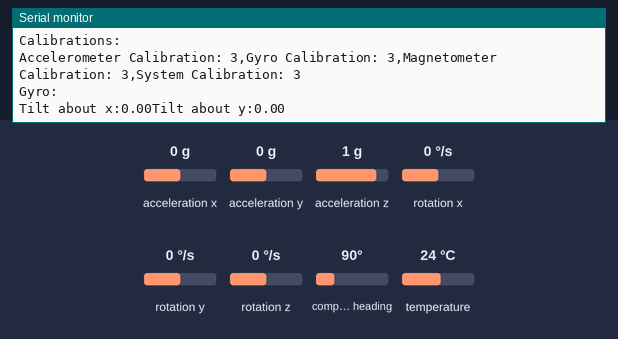
The sketch below on a simulated Arduino Uno, built with avr-gcc and run on an emulated ATmega328P. Parts: the last lines printed to the serial monitor. The inputs (shaded band) are chosen by the test bench; at power-on: rotation x 0 °/s, rotation y 0 °/s, rotation z 0 °/s, acceleration x 0 g, acceleration y 0 g, acceleration z 1 g, compass heading 90°, temperature 24 °C.

Above: at 2.2 s.
2.3 s: rotation x set to -192 °/s
At 3.0 s:
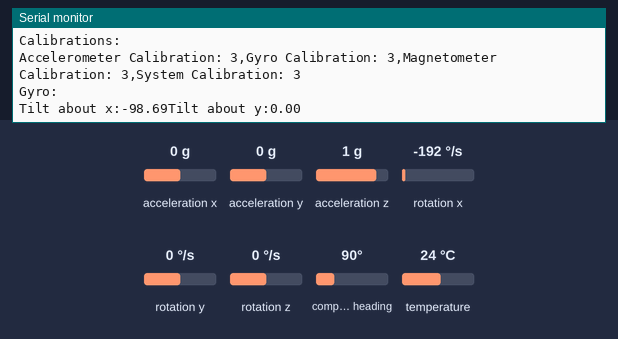
3.8 s: rotation y set to -192 °/s
At 4.5 s:
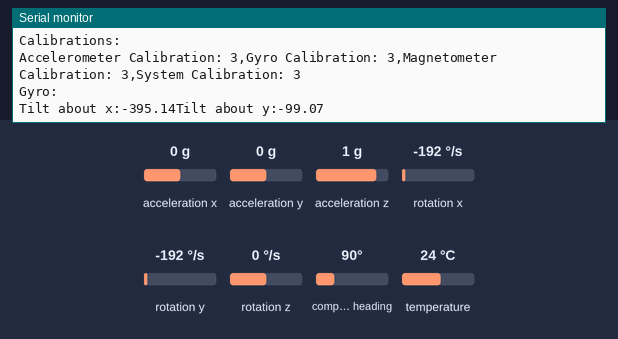
5.3 s: rotation z set to -192 °/s
At 6.1 s:
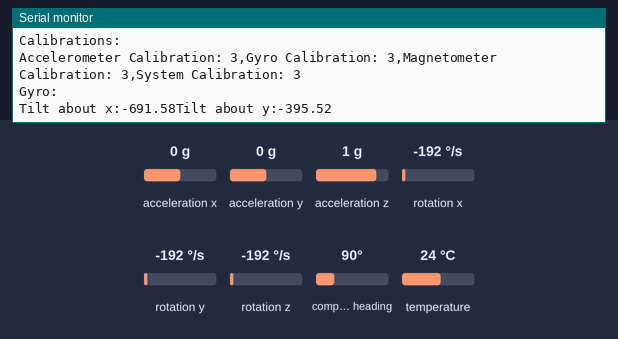
Timing chart, 0 to 8.3 s (numbered marks = the images above; inputs shaded):
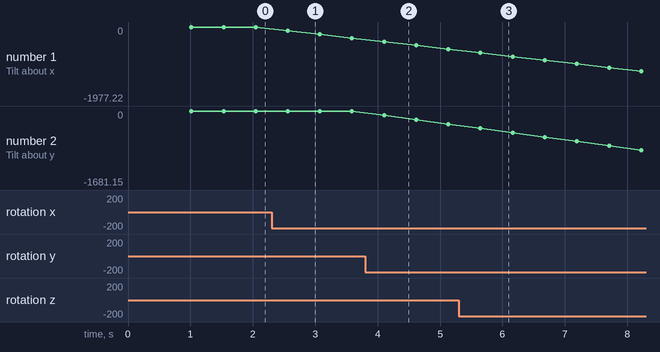

Measured:
- after the input at 2.3 s, the serial monitor: prints a new line after 0.25 s (image 1)
- after the input at 3.8 s, the serial monitor: prints a new line after 0.29 s (image 2)
- after the input at 5.3 s, the serial monitor: prints a new line after 0.33 s (image 3)
- plotted number 1: 0 → -296.06 after the input at 2.3 s, -296.06 → -592.7 after the input at 3.8 s, -592.7 → -1977.22 after the input at 5.3 s
- plotted number 2: 0 → -296.64 after the input at 3.8 s, -296.64 → -1681.15 after the input at 5.3 s

The sketch:

Gyroscope.ino
```cpp
/*
  The low pass filter approach to filtering out vibration worked, but it made our
  sensor quite sluggish. Using oNLY an accelerometer this is about as good as we can make
  it. In this sketch we will turn on the gyro to measure angular velocity around our
  x, y, and z axis.

  Look at the behavior of the gyro over time after moving about an axis. Notice the accumulation of
  error, the drift that occurs when using this sensor.

  We need a quick sensor and one that is not subject to accumulation of error. Right now we have an
  accelerometer which is not subject to the accumulation of error, but it is quite slow. We also
  have a gyro here that is very fast but accumulates error and drifts away from anything meaningful
  over time.

  How can we get the best of both sensors?
*/
#include <Wire.h>
#include <Adafruit_Sensor.h>
#include <Adafruit_BNO055.h>
#include <utility/imumaths.h>
#include <math.h>

#define BNO055_SAMPLERATE_DELAY_MS 500 //sample every 100ms, change as needed
#define GRAVITY 9.8
#define RADIANS_TO_DEGREES(deg) (deg/2/3.141592654*360)
#define OLD_FILTER_WEIGHT 0.6
#define MEASURED_TILT_WEIGHT (1 - OLD_FILTER_WEIGHT)
Adafruit_BNO055 myIMU = Adafruit_BNO055();  //creating our imu object

float theta;  //tilt about x axis
float phi;    //tilt about y axis
float thetaMeasured;
float thetaFilterOld = 0;
float thetaFilterNew;
float phiMeasured;
float phiFilterOld = 0;
float phiFilterNew;

//thetaGyr0 = thetaGyro,old + dt*angular rate
float thetaGyro = 0;
float phiGyro = 0;
float dt;
unsigned long millisOld;

void setup()
{
  Serial.begin(115200);
  myIMU.begin();
  delay(1000);
  Serial.println("Setting up now");
  uint8_t temp = myIMU.getTemp();
  Serial.println(temp);
  myIMU.setExtCrystalUse(true); //use the crystal on the board
  millisOld = millis();
}

float getTiltAboutX(double xAccel, double zAccel)
{
  return RADIANS_TO_DEGREES(atan2(xAccel/GRAVITY, zAccel/GRAVITY));
}
float getTiltAboutY(double yAccel, double zAccel)
{
  return RADIANS_TO_DEGREES(atan2(yAccel/GRAVITY, zAccel/GRAVITY));
}
void loop()
{
  uint8_t system_calibration, gyro_calibration, accel_calibration, mag_calibration = 0;
  myIMU.getCalibration(&system_calibration, &gyro_calibration, &accel_calibration, &mag_calibration);

  imu::Vector<3> acc = myIMU.getVector(Adafruit_BNO055::VECTOR_ACCELEROMETER);
  imu::Vector<3> gyro = myIMU.getVector(Adafruit_BNO055::VECTOR_GYROSCOPE);

  Serial.println("Gyroscope:");
  Serial.print("x:");
  Serial.print(gyro.x()/GRAVITY);
  Serial.print(",");
  Serial.print("y:");
  Serial.print(gyro.y()/GRAVITY);
  Serial.print(",");
  Serial.print("z:");
  Serial.print(gyro.z()/GRAVITY);
  Serial.println();

  Serial.println("Calibrations:");
  Serial.print("Accelerometer Calibration: ");
  Serial.print(accel_calibration);
  Serial.print(",");
  Serial.print("Gyro Calibration: ");
  Serial.print(gyro_calibration);
  Serial.print(",");
  Serial.print("Magnetometer Calibration: ");
  Serial.print(mag_calibration);
  Serial.print(",");
  Serial.print("System Calibration: ");
  Serial.print(system_calibration);
  Serial.println();

  dt = (millis() - millisOld) / 1000.;  //dt in seconds
  millisOld = millis();
  thetaGyro = thetaGyro + gyro.x() * dt;
  phiGyro = phiGyro + gyro.y() * dt;
  Serial.println("Gyro:");
  Serial.print("Tilt about x:");
  Serial.print(thetaGyro);
  Serial.print("Tilt about y:");
  Serial.print(phiGyro);
  Serial.println();
  delay(BNO055_SAMPLERATE_DELAY_MS);
}
```
